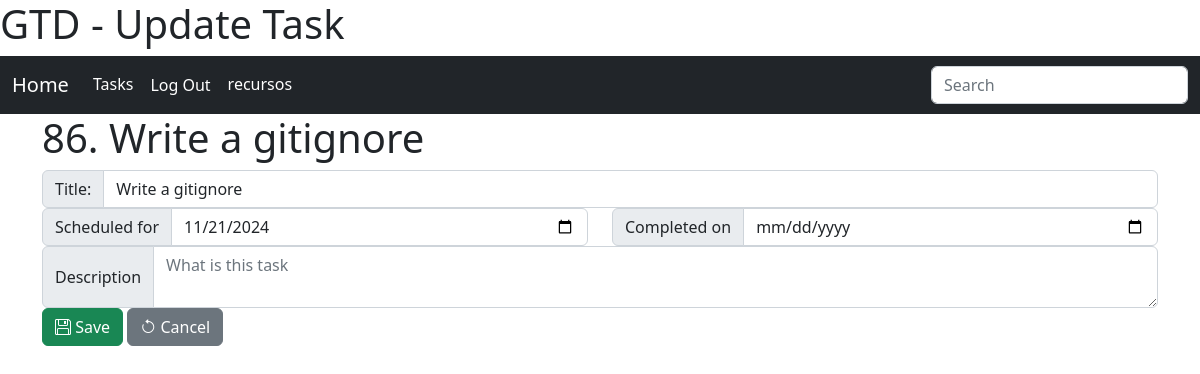
The page /tasks/task/86/update/?next=/tasks/task/create/ (signed in) on the database as committed earlier.
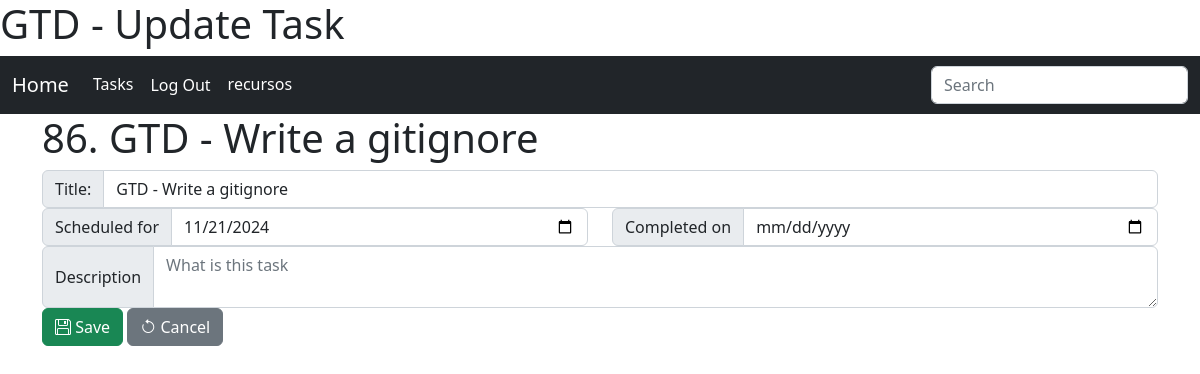
The same page on the database as committed later.
### tasks/models.py (models this page shows, shortened)
class Task(models.Model):
    title = models.CharField("Title", max_length=160)
    description = models.TextField("description", blank=True, null=True)
    dt_scheduled = models.DateTimeField("Scheduled for", blank=True, null=True, default=defautlSchedule)
    dt_completed = models.DateTimeField("Completed on", blank=True, null=True)
    dt_canceled  = models.DateTimeField("Completed on", blank=True, null=True)
    created = models.DateTimeField('Created', auto_now_add=True, null=True)
    modified = models.DateTimeField('Modified', auto_now=True, null=True)
    class Meta:
        verbose_name = 'Task'
        verbose_name_plural = 'Tasks'
        ordering = ['dt_completed','dt_scheduled']

### tasks/views.py (the view, shortened to what this page needs)
# urls.py: path('task/<int:pk>/update/', TaskUpdateView.as_view(), name='update_task'),
class TaskUpdateView(LoginRequiredMixin, UpdateView):
    template_name = 'tasks/update_task.html'
    model = Task
    fields = ['title', 'description', 'dt_scheduled', 'dt_completed']

### tasks/templates/tasks/update_task.html (shortened to what this page needs)
{% extends 'core.html' %}
{% load static %}
{% block content %}
<h1>{{object.pk}}. {{object.title}}</h1>
<form class="" method="post" action="{% url 'tasks:update_task' object.pk %}">
    <fieldset>
      <div class="row form-group{% if form.title.errors %} has-error {% endif %}">
        <div class="input-group">
            <label for="id_title" class="input-group-text">Title:</label><input type="text" class="form-control" name="title" id="id_title" placeholder="Insert a task and press <ENTER>" value="{{object.title}}">
        </div>
      </div>
      <div class="row">
          <div class="col-6 form-group{% if form.dt_scheduled.errors %} has-error {% endif %}">
            <div class="input-group">
                <label for="id_dt_scheduled" class="input-group-text">Scheduled for</label><input type="date" class="form-control" name="dt_scheduled" id="id_dt_scheduled" value="{{object.dt_scheduled|date:'Y-m-d'|default:''}}" placeholder="Date">
            </div>
          </div>
          <div class="col-6 form-group{% if form.dt_completed.errors %} has-error {% endif %}">
            <div class="input-group">
                <label for="id_dt_completed" class="input-group-text">Completed on</label><input type="date" class="form-control" name="dt_completed" id="id_dt_completed" value="{{object.dt_completed|date:'Y-m-d'|default:''}}" placeholder="Date">
            </div>
          </div>
      </div>
      <div class="row form-group{% if form.description.errors %} has-error {% endif %}">
        <div class="col input-group">
            <label class="input-group-text" for="id_description">Description</label>
            <textarea class="form-control" placeholder="What is this task" id="id_description" name="description">{{object.description|default:''}}</textarea>
        </div>
      </div>
      <div class="row">
          <div class="col">
              <button class="btn btn-success" type="submit"><i class="bi bi-floppy"></i> Save</button>
              <button class="btn btn-secondary" type="reset"><i class="bi bi-arrow-counterclockwise"></i> Cancel</button>
          </div>
      </div>
    </fieldset>
</form>
{%endblock%}

Rows that differ between the two databases and show on the page:
changed Task id 86: title "Write a gitignore" → "GTD - Write a gitignore"
